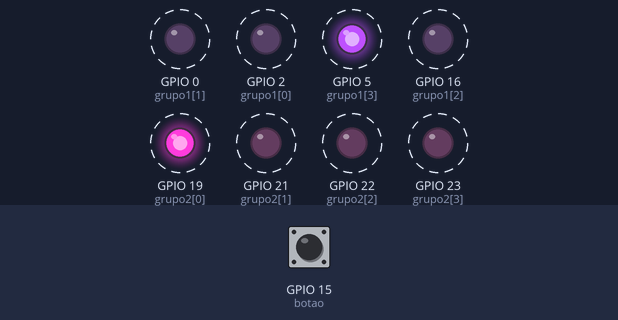
The sketch below on a simulated ESP32. Shown: output pins drawn as LEDs (lit = HIGH). Dashed ring = blinking. The inputs (shaded band) are chosen by the test bench; at power-on: GPIO 15 (botao) HIGH.

Above: at 2.8 s.
2.9 s: GPIO 15 (botao) pulled LOW for 1.2 s
At 3.12 s:
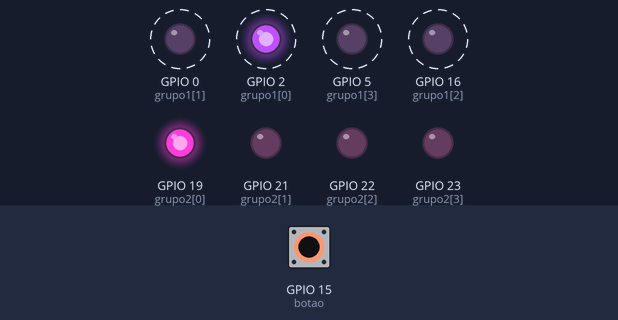
6.4 s: GPIO 15 (botao) pulled LOW for 3.2 s
At 6.62 s:
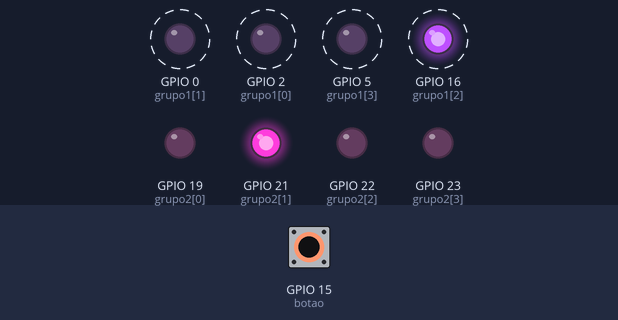
Timing chart, 0 to 17.1 s (numbered marks = the images above; inputs shaded):
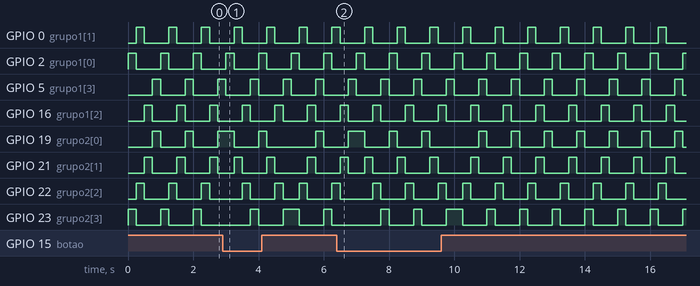

Measured:
- by itself, GPIO 0 (grupo1[1]), GPIO 2 (grupo1[0]), GPIO 5 (grupo1[3]), GPIO 16 (grupo1[2]): alternates HIGH for 0.25 s and LOW for 0.75 s

The sketch:

sketch.ino
```cpp
#define leds 4
#define botao 15

int grupo1[leds] = {2, 0, 16, 5};
int grupo2[leds] = {19, 21, 22, 23};

void setup() {
  for(int i = 0; i < leds; i++){
    pinMode(grupo1[i], OUTPUT);
    pinMode(grupo2[i], OUTPUT);
  }
  pinMode(botao, INPUT_PULLUP);
}

void loop() {
while (digitalRead(botao) == HIGH){
  for(int i = 0; i < leds; i++){
    digitalWrite(grupo1[i], HIGH);
    digitalWrite(grupo2[leds - 1 - i], HIGH);
    delay(250);
     digitalWrite(grupo1[i], LOW);
    digitalWrite(grupo2[leds - 1 - i], LOW);
  }
}
for(int i = 0; i < leds; i++){
    digitalWrite(grupo1[i], HIGH);
    digitalWrite(grupo2[i], HIGH);
    delay(250);
     digitalWrite(grupo1[i], LOW);
    digitalWrite(grupo2[i], LOW);
  }
}
```
